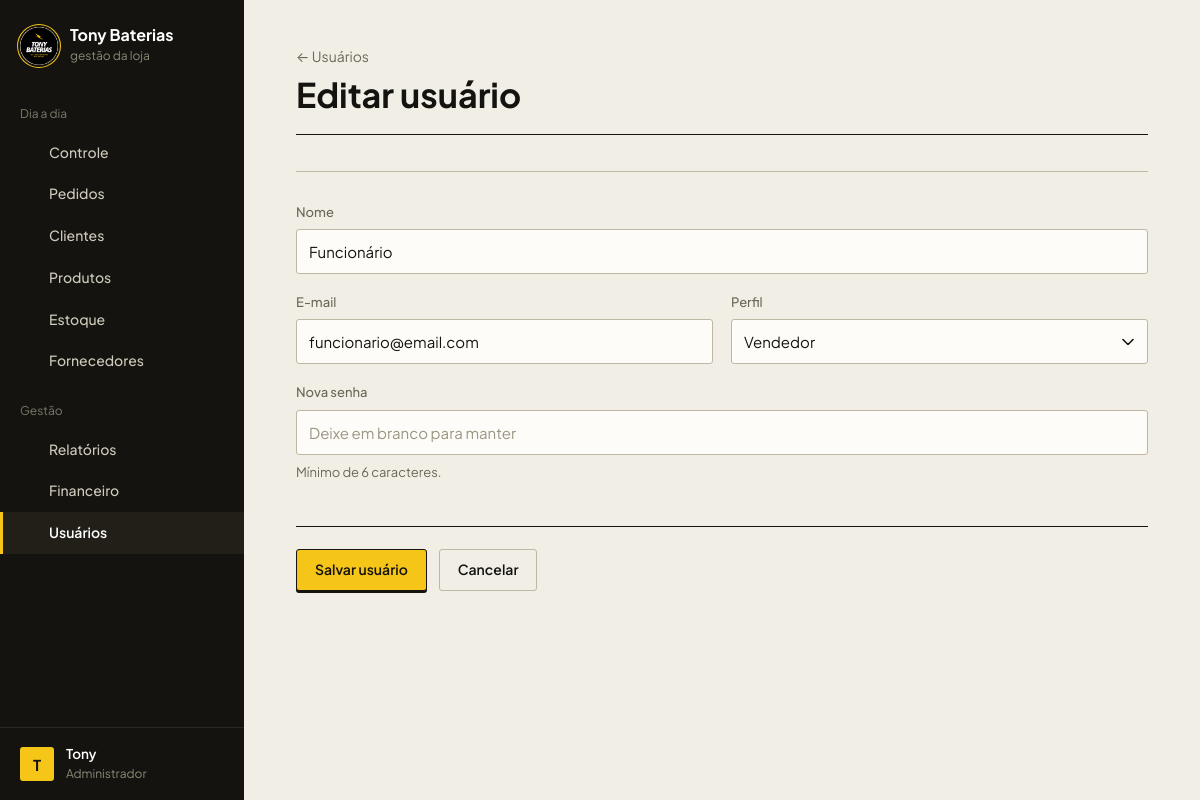
The page /public/usuarios.php?acao=form&id=2 (signed in) on the database its author committed.
### tables this page shows
CREATE TABLE IF NOT EXISTS `usuarios` (
  `id` int UNSIGNED NOT NULL AUTO_INCREMENT,
  `nome` varchar(100) NOT NULL,
  `email` varchar(150) NOT NULL,
  `senha` varchar(255) NOT NULL,
  `perfil` enum('admin','vendedor') NOT NULL DEFAULT 'vendedor',
  `ativo` tinyint(1) NOT NULL DEFAULT '1',
  `criado_em` datetime NOT NULL DEFAULT CURRENT_TIMESTAMP,
  `atualizado_em` datetime NOT NULL DEFAULT CURRENT_TIMESTAMP ON UPDATE CURRENT_TIMESTAMP,
  PRIMARY KEY (`id`),
  UNIQUE KEY `email` (`email`)
);

### config/config.php (called while the page is built, shortened)
<?php
spl_autoload_register(function (string $classe) {
    foreach (['models', 'controllers'] as $pasta) {
        $arquivo = BASE_PATH . "/app/$pasta/$classe.php";
        if (file_exists($arquivo)) {
            return;
        }
    }
});
require_once __DIR__ . '/BancoDados.php';

### config/BancoDados.php (called while the page is built)
<?php
class BancoDados
{
    private static ?PDO $conexao = null;
    public static function getConnection(): PDO
    {
        if (self::$conexao === null) {
            $dsn = 'mysql:host=' . DB_HOST . ';port=' . DB_PORT . ';dbname=' . DB_NAME . ';charset=utf8mb4';
            try {
                self::$conexao = new PDO($dsn, DB_USER, DB_PASS, [
                    PDO::ATTR_ERRMODE            => PDO::ERRMODE_EXCEPTION,
                    PDO::ATTR_DEFAULT_FETCH_MODE => PDO::FETCH_ASSOC,
                    PDO::ATTR_EMULATE_PREPARES   => false,
                    PDO::MYSQL_ATTR_INIT_COMMAND => "SET time_zone = '" . (new DateTime('now'))->format('P') . "'",
                ]);
            } catch (PDOException $e) {
                die(APP_ENV === 'development'
                    ? 'Erro ao conectar ao banco de dados: ' . $e->getMessage()
                    : 'Não foi possível conectar ao banco de dados. Tente novamente mais tarde.');
            }
        }
        return self::$conexao;
    }
}

### app/controllers/UsuarioController.php (called while the page is built, shortened)
<?php
class UsuarioController
{
    private Usuario $usuarioModel;
    public function __construct()
    {
        $this->usuarioModel = new Usuario();
    }
    public function buscar(int $id): ?array
    {
        return $this->usuarioModel->buscarPorId($id);
    }
}

### app/models/Usuario.php (called while the page is built, shortened)
<?php
class Usuario
{
    private PDO $db;
    public function __construct()
    {
        $this->db = BancoDados::getConnection();
    }
    public function buscarPorId(int $id): ?array
    {
        $stmt = $this->db->prepare('SELECT id, nome, email, perfil FROM usuarios WHERE id = ? AND ativo = 1');
        $stmt->execute([$id]);
        return $stmt->fetch() ?: null;
    }
}

### app/views/usuarios/form.php (the view, shortened to what this page needs)
<?php $editando = $usuario !== null; ?>
<div class="pagina-topo">
    <div>
        <p class="pagina-topo__eyebrow"><a href="usuarios.php">&larr; Usuários</a></p>
        <h1><?= $editando ? 'Editar usuário' : 'Novo usuário' ?></h1>
    </div>
</div>
<form method="POST" action="usuarios.php?acao=salvar" class="form">
    <section class="bloco-form">
        <div class="campos campos--2">
            <div class="campo campo--cheio">
                <label for="nome">Nome</label>
                <input type="text" id="nome" name="nome" required
                       value="<?= htmlspecialchars($usuario['nome'] ?? '') ?>">
            </div>
            <div class="campo">
                <label for="email">E-mail</label>
                <input type="email" id="email" name="email" required
                       value="<?= htmlspecialchars($usuario['email'] ?? '') ?>">
            </div>
            <div class="campo">
                <label for="perfil">Perfil</label>
                <select id="perfil" name="perfil" required>
                    <option value="vendedor" <?= ($usuario['perfil'] ?? '') === 'vendedor' ? 'selected' : '' ?>>Vendedor</option>
                </select>
            </div>
            <div class="campo campo--cheio">
                <label for="senha"><?= $editando ? 'Nova senha' : 'Senha' ?></label>
                <input type="password" id="senha" name="senha" minlength="6" autocomplete="new-password"
                       <?= $editando ? 'placeholder="Deixe em branco para manter"' : 'required' ?>>
                <p class="dica">Mínimo de 6 caracteres.</p>
            </div>
        </div>
    </section>
    <div class="acoes-form">
        <button type="submit" class="btn btn-primario">Salvar usuário</button>
        <a href="usuarios.php" class="btn btn-secundario">Cancelar</a>
    </div>
</form>

### public/assets/css/global.css (style rules this page uses)
:root { --papel: #f1eee6; --papel-fundo: #e6e1d3; --superficie: #fdfcf8; --tinta: #14130f; --tinta-2: #3b392f; --tinta-3: #6b6858; --linha: #dad5c6; --linha-forte: #bdb7a3; --amarelo: #f5c518; --amarelo-fundo: #fbf0c0; --amarelo-texto: #7a5c00; --erro: #b3382c; --erro-fundo: #f7e3df; --ok: #2b6b47; --ok-fundo: #dfece3; --fonte-base: 'Plus Jakarta Sans', system-ui, -apple-system, 'Segoe UI', sans-serif; --raio: 3px; --sombra-1: 0 1px 0 rgba(20, 19, 15, 0.04), 0 1px 3px rgba(20, 19, 15, 0.07); --sombra-2: 0 2px 4px rgba(20, 19, 15, 0.05), 0 14px 30px -10px rgba(20, 19, 15, 0.26); --curva: cubic-bezier(0.2, 0.7, 0.2, 1); }
* { margin: 0; padding: 0; box-sizing: border-box; }
body { font-family: var(--fonte-base); font-size: 15px; line-height: 1.55; color: var(--tinta); background-color: var(--papel); -webkit-font-smoothing: antialiased; }
a { color: inherit; text-decoration: none; }
button, input, select, textarea { font: inherit; color: inherit; }
.btn { display: inline-flex; align-items: center; justify-content: center; gap: 8px; min-height: 42px; padding: 10px 18px; border: 1px solid transparent; border-radius: var(--raio); font-size: 14px; font-weight: 600; line-height: 1.2; white-space: nowrap; cursor: pointer; user-select: none; }
.btn-primario { background-color: var(--amarelo); color: var(--tinta); border-color: var(--tinta); box-shadow: 0 2px 0 var(--tinta); }
.btn-secundario { background-color: transparent; color: var(--tinta); border-color: var(--linha-forte); }

### public/assets/css/forms.css (style rules this page uses)
.campo { margin-bottom: 18px; }
.campo label { display: block; margin-bottom: 7px; font-size: 13px; font-weight: 500; color: var(--tinta-3); }
.campo input, .campo textarea, .campo select { display: block; width: 100%; min-height: 44px; padding: 10px 12px; background-color: var(--superficie); color: var(--tinta); border: 1px solid var(--linha-forte); border-radius: var(--raio); font-size: 15px; }
.campo select { appearance: none; -webkit-appearance: none; padding-right: 36px; background-repeat: no-repeat; background-position: right 13px center; }
.campo input::placeholder, .campo textarea::placeholder { color: #9b9682; }
.dica { margin-top: 8px; font-size: 13px; line-height: 1.45; color: var(--tinta-3); }
.form { max-width: 1000px; }
.bloco-form { padding: 30px 0 14px; border-top: 1px solid var(--linha-forte); }
.campos { display: grid; gap: 0 18px; align-content: start; }
.campos--2 { grid-template-columns: repeat(2, minmax(0, 1fr)); }
.campos .campo--cheio { grid-column: 1 / -1; }
.acoes-form { display: flex; align-items: center; flex-wrap: wrap; gap: 12px; margin-top: 12px; padding: 22px 0 0; border-top: 1px solid var(--tinta); }

### public/assets/css/layout.css (style rules this page uses)
.lateral__item svg { width: 17px; height: 17px; flex-shrink: 0; color: #8c8977; }
.lateral__item--ativo svg, .lateral__item--ativo:hover svg { color: var(--amarelo); }
.pagina-topo { display: flex; flex-wrap: wrap; align-items: flex-end; justify-content: space-between; gap: 20px 24px; margin-bottom: 36px; padding-bottom: 22px; border-bottom: 1px solid var(--tinta); }
.pagina-topo__eyebrow { display: flex; align-items: center; gap: 9px; margin-bottom: 10px; font-size: 14px; color: var(--tinta-3); }
.pagina-topo h1 { font-size: clamp(26px, 3.2vw, 34px); font-weight: 700; line-height: 1; }

### rows shown on the page
usuarios: nome "Funcionário", email "funcionario@email.com", perfil "Vendedor"

### other values the page prints
$grupoAtual "Dia a dia"
$item['label'] "Controle"
$item['label'] "Pedidos"
$item['label'] "Clientes"
$item['label'] "Produtos"
$item['label'] "Estoque"
$item['label'] "Fornecedores"
$grupoAtual "Gestão"
$item['label'] "Relatórios"
$item['label'] "Financeiro"
$item['label'] "Usuários"
mb_strtoupper(mb_substr($nomeUsuario, 0, 1)) "T"
$nomeUsuario "Tony"
